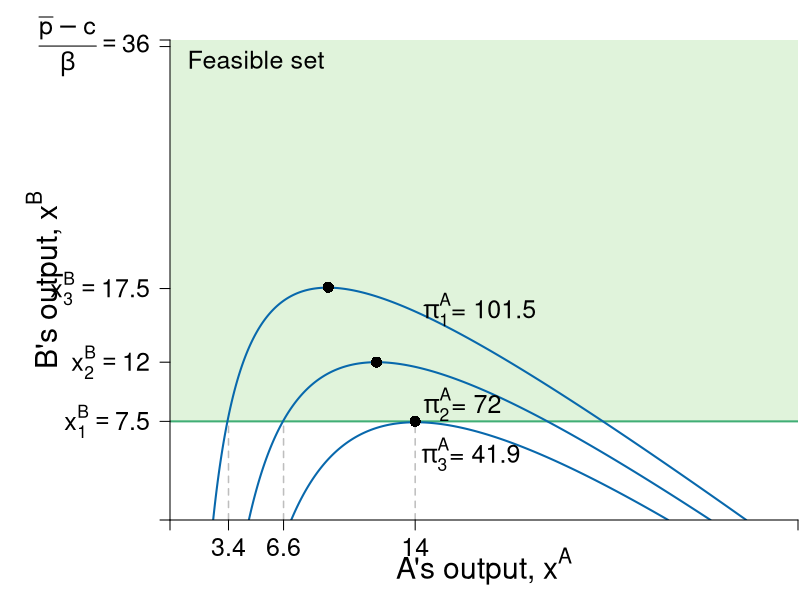

Source code (R):
require(shape)
pdf(file = "competitionmarkets/cournot_brf_isoA_feasible.pdf", width = 9, height = 7)

#Set parameters for graphics
pointsize <- 1.8
axislabelsize <- 1.8
labelsize <- 1.5
namesize <- 1.8
annotatesize <- 1.5
graphlinewidth <- 2
segmentlinewidth <- 1.5


COL <- c("#7fc97f", "#beaed4", "#fdc086", "#ffff99", "#386cb0", "#f0027f", "#bf5b17", "#666666")
COLA <- c("#e0f3db", "#99d8c9","#66c2a4","#41ae76", "#238b45", "#005824")
COLB <- c("#4eb3d3", "#2b8cbe", "#0868ac","#084081")

par(mar =  c(4, 8.5, 2, 0.1))

piA <- function(xa, xb, s = 0.5, pmax = 20, c1 = 2) {
  (pmax - s*xb)*xa - s*(xa)^2 - c1*xa
}

piB <- function(xa, xb, s = 0.5, pmax = 20, c1 = 2) {
  (pmax - s*xa)*xb - s*(xb)^2 - c1*xb
}

brfB <- function(xa, s = 0.5, pmax = 20, c1 = 2) {
  (pmax - c1)/(2*s) - (1/2)*xa
}

brfA <- function(xa, s = 0.5, pmax = 20, c1 = 2) {
  (pmax - c1)/s - 2*xa
}

xlims <- c(0, 36.5)
ylims <- c(0, 36.5)

npts <- 501 
x <- seq(xlims[1], xlims[2], length.out = npts)
y <- seq(ylims[1], ylims[2], length.out = npts) 
a <- c(42, 72, 102)
b <- c(72, 81, 90)

plot(0, 0, xlim = xlims, ylim = ylims, type = "n",
     xlab = expression(paste("")),
     ylab = expression(paste("")), 
     xaxt = "n", 
     yaxt = "n", 
     cex.lab = axislabelsize, 
     bty = "n",
     xaxs = "i", 
     yaxs = "i")

ticksy <- c(0, 7.5, 12, 17.6, 36, ylims[2])
ylabelsnum <- c(NA, expression(paste(x[1]^B == 7.5)), expression(paste(x[2]^B == 12)), expression(paste(x[3]^B)==17.5), expression(paste(frac(bar(p) - c,beta) == 36), NA))
ticksx <- c(0, 3.4, 6.6, 14.25, xlims[2])
xlabelsnum <- c(NA, expression(paste(3.4)), expression(paste(6.6)), expression(paste(14)), NA)

npts <- 500 
xx1 <- seq(xlims[1], xlims[2], length.out = npts)

#Feasible set
polygon(c(0, 0, xlims[2], xlims[2]), 
        c(ylims[2], 7.5 , 7.5, ylims[2]),
        border = FALSE, col = COLA[1])

# Feasible
segments(0, 7.5, xlims[2], 7.5, col = COLA[4], lwd = graphlinewidth)
text(5, 35, expression("Feasible set"), cex = annotatesize)
# polygon( feasible )

contour(x, y, 
        outer(x, y, piA),
        drawlabels = FALSE,
        col = COLB[3],
        lwd = graphlinewidth,
        levels = a, 
        xaxs = "i", 
        yaxs = "i", 
        add = TRUE) 

text(0.5*xlims[2], -3.5, expression(paste("A's output, ", x^A)), xpd = TRUE, cex = axislabelsize) 
text(-7.3, 0.5*ylims[2], expression(paste("B's output, ", x^B)), xpd = TRUE, cex = axislabelsize, srt = 90) 

segments(6.60, 0, 6.60, 7.5, lty = 2, col = "gray" , lwd = segmentlinewidth)
points(12, 12, pch = 16, col = "black", cex = 1.5)

segments(14.25, 0, 14.25, 7.5, lty = 2, col = "gray" , lwd = segmentlinewidth)
points(14.25, 7.5, pch = 16, col = "black", cex = 1.5)

segments(3.4, 0, 3.4, 7.5, lty = 2, col = "gray" , lwd = segmentlinewidth)
points(9.2, 17.7, pch = 16, col = "black", cex = 1.5)

#labels for the isoprofits
text(17.5, 5.0, expression(paste(pi[3]^A, "= 41.9")), cex = annotatesize)
text(17, 8.8, expression(paste(pi[2]^A, "= 72")), cex = annotatesize)
text(18, 16, expression(paste(pi[1]^A, "= 101.5")), cex = annotatesize)

axis(1, at = ticksx, pos = 0, labels = xlabelsnum, cex.axis = labelsize)
axis(2, at = ticksy, pos = 0, labels = ylabelsnum, las = 1, cex.axis = labelsize)

dev.off()
